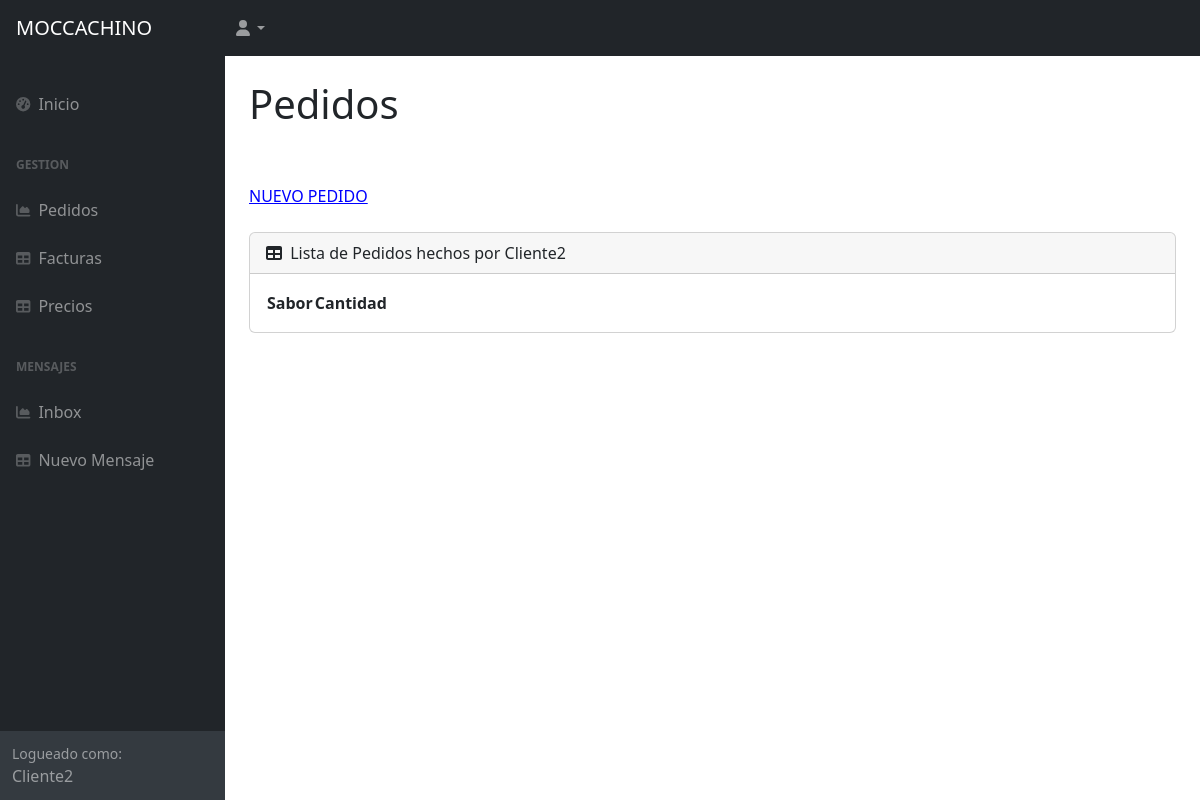
The page /AppClientes/pedidos_por_cliente/ (signed in) on the database as committed earlier.
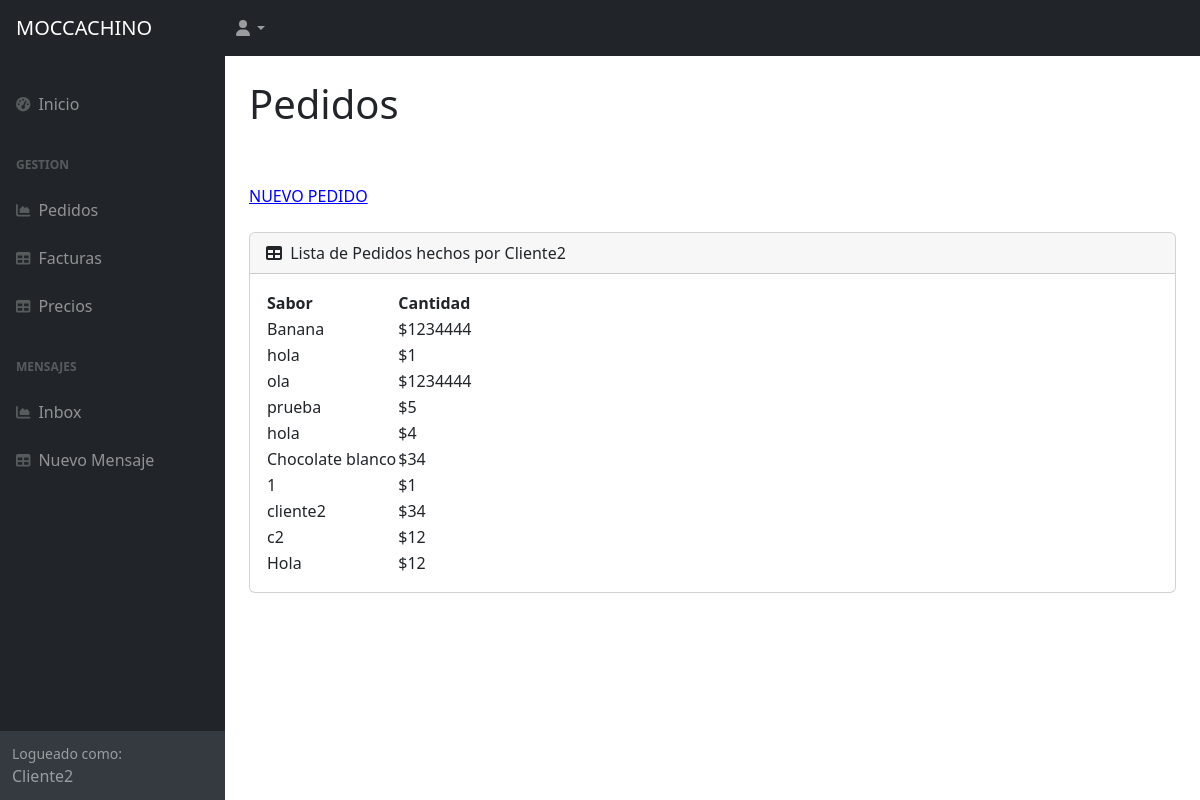
The same page on the database as committed later.
### AppClientes/models.py (models this page shows, shortened)
class Pedido(models.Model):
    sabor=models.CharField(max_length=50)
    cantidad=models.IntegerField()
    cliente = models.ForeignKey(User, on_delete=models.SET_NULL, null=True, blank=True)

### AppClientes/views.py (the view)
# urls.py: path('pedidos_por_cliente/', vista_super, name="pedidos_por_cliente"),
@login_required
def vista_super (request):
    if request.user.is_superuser:
        pedidos = Pedido.objects.all()
        context= {"pedidos": pedidos}
        return render(request, "AppClientes/pedidos.html", context)
    else:
        varCliente = request.user
        pedidos = Pedido.objects.filter(cliente=varCliente)
        context= {"pedidos": pedidos}
        return render(request, "AppClientes/pedidos_por_cliente.html", context)

### AppClientes/templates/AppClientes/pedidos_por_cliente.html
{% extends 'AppClientes/padre.html' %}
{% load static %}
            {% block contenido %}
            <div id="layoutSidenav_content">
                <main>
                    <div class="container-fluid px-4">
                        <h1 class="mt-4">Pedidos</h1>
                        <br>
                        <br>
                            <a style="color: blue;" href="{% url 'pedidosagregar' %}">NUEVO PEDIDO</a>
                            <br>
                            <br>
                        <div class="card mb-4">
                            <div class="card-header">
                                <i class="fas fa-table me-1"></i>
                                Lista de Pedidos hechos por {{ user }}
                            </div>
                            <div class="card-body">
                                <table id="datatablesSimple">
                                    <thead>
                                        <tr>
                                            <th>Sabor</th>
                                            <th>Cantidad</th>
                                        </tr>
                                    </thead>
                                    <tbody>
                                        {% for pedido in pedidos %}
                                        <tr>
                                            <td>{{ pedido.sabor }}</td>
                                            <td>${{ pedido.cantidad }}</td>
                                        </tr>
                                        {% endfor %}
                                    </tbody>
                                </table>
                            </div>
                        </div>
                    </div>
                </main>
                {% endblock %}

Rows that differ between the two databases and show on the page:
added Pedido: sabor "Banana", cantidad "1234444"
added Pedido: sabor "hola", cantidad "1"
added Pedido: sabor "ola", cantidad "1234444"
added Pedido: sabor "prueba", cantidad "5"
added Pedido: sabor "hola", cantidad "4"
added Pedido: sabor "Chocolate blanco", cantidad "34"
added Pedido: sabor "1", cantidad "1"
added Pedido: sabor "cliente2", cantidad "34"
added Pedido: sabor "c2", cantidad "12"
added Pedido: sabor "Hola", cantidad "12"
